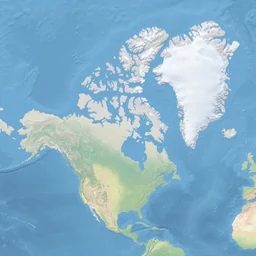
#> input picture WebApp/assets/maps/ne2/1/0/0.webp, 256 x 256 px
$ python -i render_fresh_map_tiles.py   (imports and definitions only)
#> lines starting #> are read from the running program, lines starting #| are printed output that depends on the picture; after the words box and inside, x2 and y2 are one past the last pixel; in counts of white or black regions, pixels touching at a corner belong together
#!/usr/bin/env python3
"""Render the fresh natural map from the bundled Natural Earth II tiles.

The owner's map choice (Build 373): the natural relief with livelier colour and a
clear blue sea. Water is told from land by its blue cast, as in
render_dark_map_tiles.py; land keeps its relief with more saturation and a little
more light; the sea is pulled toward one clear blue. The colours are baked into
the tiles once, so the game draws them without any CSS filter. Requires Pillow and
NumPy. The output mirrors WebApp/assets/maps/ne2 tile for tile.
"""
from __future__ import annotations
import argparse, json
from pathlib import Path

import numpy as np
from PIL import Image, ImageEnhance, ImageFilter

ROOT = Path(__file__).resolve().parents[1]
SOURCE = ROOT / 'WebApp/assets/maps/ne2'
TARGET = ROOT / 'WebApp/assets/maps/ne2-fresh'
SEA = np.array([0x4F, 0xA3, 0xD9], dtype=float)
SEA_WEIGHT, LAND_COLOUR, LAND_LIGHT, QUALITY = 0.65, 1.25, 1.06, 84


def render(src: Path, dst: Path) -> None:
#> called with src = '../WebApp/assets/maps/ne2/1/0/0.webp', dst = 'out.png'
    tile = Image.open(src).convert('RGB')
#> tile is the input picture: PIL image 256x256 RGB; mean R, G, B 136.7, 177.6, 200.9
    rgb = np.asarray(tile, dtype=float)
    water = ((rgb[..., 2] - rgb[..., 0]) / 255 > 0.15).astype(np.uint8) * 255
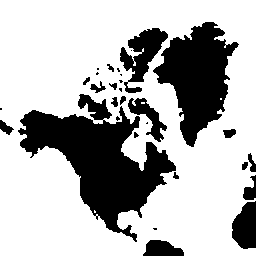
#> water: shape (256, 256); 70.8% white; 30 black regions (11 under 20 px), largest, box (x1, y1, x2, y2) and area: (18, 94, 176, 242) 9324, (153, 22, 239, 147) 5534, (120, 28, 168, 93) 1398
    water = np.asarray(Image.fromarray(water).filter(ImageFilter.GaussianBlur(0.7)), dtype=float)[..., None] / 255
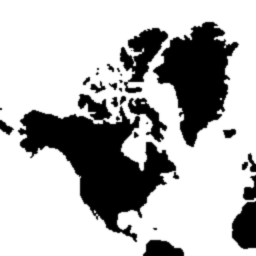
#> water: shape (256, 256, 1) float64; min 0, max 1, mean 0.708
    land = np.asarray(ImageEnhance.Brightness(ImageEnhance.Color(tile).enhance(LAND_COLOUR)).enhance(LAND_LIGHT), dtype=float)
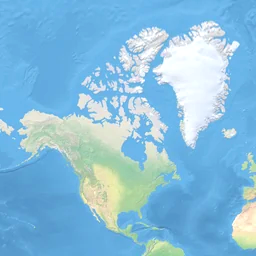
#> land: shape (256, 256, 3) float64; mean R, G, B 135.7, 190, 220.4
    sea = land * (1 - SEA_WEIGHT) + SEA * SEA_WEIGHT
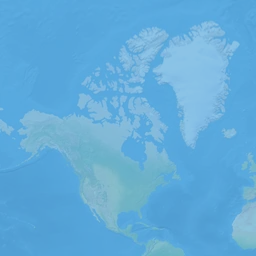
#> sea: shape (256, 256, 3) float64; mean R, G, B 98.8, 172.4, 218.2
    out = land * (1 - water) + sea * water
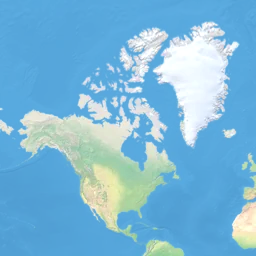
#> out: shape (256, 256, 3) float64; mean R, G, B 123.4, 184.1, 217.3
#> (the run stopped early here; a loop or call above may not have finished)

$ run again, on WebApp/assets/maps/ne2/2/0/3.webp
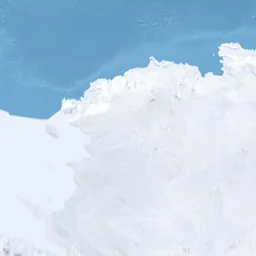
#> input picture WebApp/assets/maps/ne2/2/0/3.webp, 256 x 256 px
#> in render, tile is the input picture: PIL image 256x256 RGB; mean R, G, B 191.4, 212.7, 230.8
#> in render, `water = ((rgb[..., 2] - rgb[..., 0]) / 255 > 0.15).astype(np.uint8) * ..`:
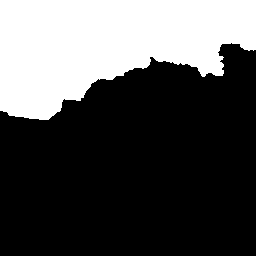
#> water: shape (256, 256); 31.8% white; 1 white region, box (x1, y1, x2, y2) and area: (0, 0, 256, 120) 20864
#> in render, `out = land * (1 - water) + sea * water`:
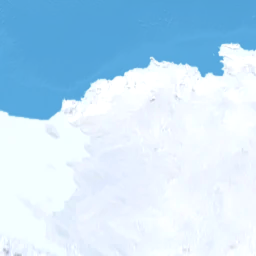
#> out: shape (256, 256, 3) float64; mean R, G, B 192.3, 222.9, 243.7

$ run again, on WebApp/assets/maps/ne2/2/1/0.webp
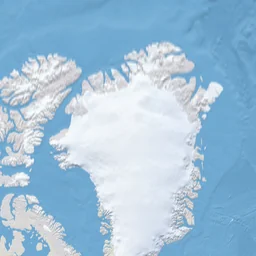
#> input picture WebApp/assets/maps/ne2/2/1/0.webp, 256 x 256 px
#> in render, tile is the input picture: PIL image 256x256 RGB; mean R, G, B 160.8, 193.8, 217.5
#> in render, `water = ((rgb[..., 2] - rgb[..., 0]) / 255 > 0.15).astype(np.uint8) * ..`:
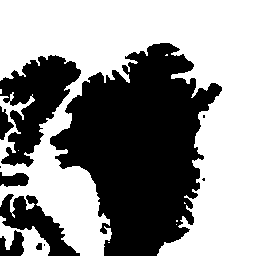
#> water: shape (256, 256); 56.1% white; 11 black regions (4 under 20 px), largest, box (x1, y1, x2, y2) and area: (50, 43, 222, 256) 21377, (0, 55, 81, 167) 4455, (0, 194, 80, 256) 1923
#> in render, `out = land * (1 - water) + sea * water`:
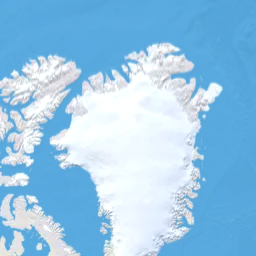
#> out: shape (256, 256, 3) float64; mean R, G, B 150.8, 199.2, 231.5

$ run again, on WebApp/assets/maps/ne2/2/1/1.webp
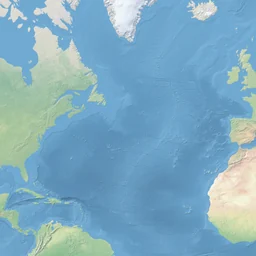
#> input picture WebApp/assets/maps/ne2/2/1/1.webp, 256 x 256 px
#> in render, tile is the input picture: PIL image 256x256 RGB; mean R, G, B 127.8, 172, 193.2
#> in render, `water = ((rgb[..., 2] - rgb[..., 0]) / 255 > 0.15).astype(np.uint8) * ..`:
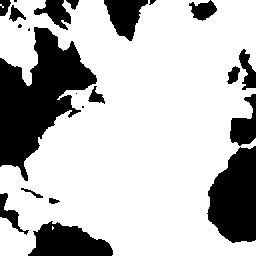
#> water: shape (256, 256); 74.1% white; 22 black regions (5 under 20 px), largest, box (x1, y1, x2, y2) and area: (0, 27, 97, 181) 7176, (207, 146, 256, 243) 3580, (28, 221, 113, 256) 1977
#> in render, `out = land * (1 - water) + sea * water`:
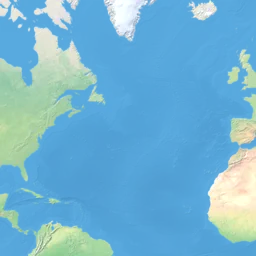
#> out: shape (256, 256, 3) float64; mean R, G, B 114.7, 179.8, 210.5
